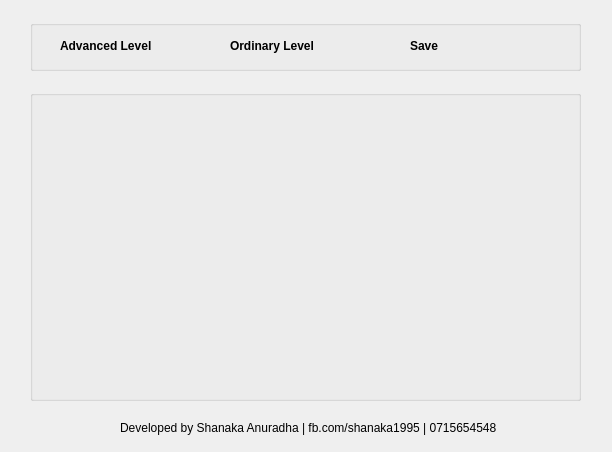
<?xml version="1.0" encoding="UTF-8"?>
<ui version="4.0">
 <class>MainWindow</class>
 <widget class="QMainWindow" name="MainWindow">
  <property name="geometry">
   <rect>
    <x>0</x>
    <y>0</y>
    <width>612</width>
    <height>452</height>
   </rect>
  </property>
  <property name="windowTitle">
   <string>Result Grab </string>
  </property>
  <widget class="QWidget" name="centralWidget">
   <widget class="QGroupBox" name="groupBox">
    <property name="geometry">
     <rect>
      <x>30</x>
      <y>20</y>
      <width>551</width>
      <height>51</height>
     </rect>
    </property>
    <property name="title">
     <string/>
    </property>
    <widget class="QPushButton" name="s_details">
     <property name="geometry">
      <rect>
       <x>30</x>
       <y>10</y>
       <width>141</width>
       <height>31</height>
      </rect>
     </property>
     <property name="styleSheet">
      <string notr="true">border: none;
font: 75 10pt &quot;Arial&quot;;
 font-weight: bold;
text-align: left;
</string>
     </property>
     <property name="text">
      <string>Advanced Level</string>
     </property>
     <property name="icon">
      <iconset>
       <normaloff>D:/ravindra_sir/l.png</normaloff>D:/ravindra_sir/l.png</iconset>
     </property>
    </widget>
    <widget class="QPushButton" name="s_enq">
     <property name="geometry">
      <rect>
       <x>200</x>
       <y>10</y>
       <width>151</width>
       <height>31</height>
      </rect>
     </property>
     <property name="styleSheet">
      <string notr="true">border: none;
font: 75 10pt &quot;Arial&quot;;
 font-weight: bold;
text-align: left;</string>
     </property>
     <property name="text">
      <string>Ordinary Level</string>
     </property>
     <property name="icon">
      <iconset>
       <normaloff>D:/ravindra_sir/l.png</normaloff>D:/ravindra_sir/l.png</iconset>
     </property>
    </widget>
    <widget class="QPushButton" name="s_enq_2">
     <property name="geometry">
      <rect>
       <x>380</x>
       <y>10</y>
       <width>151</width>
       <height>31</height>
      </rect>
     </property>
     <property name="styleSheet">
      <string notr="true">border: none;
font: 75 10pt &quot;Arial&quot;;
 font-weight: bold;
text-align: left;</string>
     </property>
     <property name="text">
      <string>Save</string>
     </property>
     <property name="icon">
      <iconset>
       <normaloff>D:/ravindra_sir/l.png</normaloff>D:/ravindra_sir/l.png</iconset>
     </property>
    </widget>
   </widget>
   <widget class="QGroupBox" name="g">
    <property name="geometry">
     <rect>
      <x>30</x>
      <y>90</y>
      <width>551</width>
      <height>311</height>
     </rect>
    </property>
    <property name="title">
     <string/>
    </property>
   </widget>
   <widget class="QWidget" name="horizontalLayoutWidget">
    <property name="geometry">
     <rect>
      <x>30</x>
      <y>90</y>
      <width>551</width>
      <height>311</height>
     </rect>
    </property>
    <layout class="QHBoxLayout" name="horizontalLayout_2"/>
   </widget>
   <widget class="QLabel" name="label">
    <property name="geometry">
     <rect>
      <x>120</x>
      <y>420</y>
      <width>441</width>
      <height>16</height>
     </rect>
    </property>
    <property name="text">
     <string>Developed by Shanaka Anuradha | fb.com/shanaka1995 | 0715654548</string>
    </property>
   </widget>
  </widget>
 </widget>
 <layoutdefault spacing="6" margin="11"/>
 <resources/>
 <connections/>
</ui>
